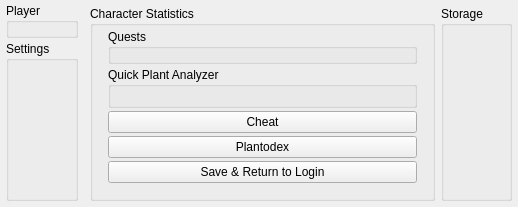
<?xml version="1.0" encoding="UTF-8"?>
<ui version="4.0">
 <class>GameState</class>
 <widget class="QWidget" name="GameState">
  <property name="enabled">
   <bool>true</bool>
  </property>
  <property name="geometry">
   <rect>
    <x>0</x>
    <y>0</y>
    <width>510</width>
    <height>205</height>
   </rect>
  </property>
  <property name="sizePolicy">
   <sizepolicy hsizetype="Preferred" vsizetype="Preferred">
    <horstretch>0</horstretch>
    <verstretch>0</verstretch>
   </sizepolicy>
  </property>
  <property name="windowTitle">
   <string>Form</string>
  </property>
  <layout class="QGridLayout" name="gridLayout">
   <property name="leftMargin">
    <number>0</number>
   </property>
   <property name="topMargin">
    <number>0</number>
   </property>
   <property name="rightMargin">
    <number>0</number>
   </property>
   <property name="bottomMargin">
    <number>0</number>
   </property>
   <property name="spacing">
    <number>0</number>
   </property>
   <item row="0" column="0">
    <layout class="QGridLayout" name="gameContainer">
     <property name="leftMargin">
      <number>6</number>
     </property>
     <property name="topMargin">
      <number>0</number>
     </property>
     <property name="rightMargin">
      <number>6</number>
     </property>
     <property name="bottomMargin">
      <number>6</number>
     </property>
     <property name="spacing">
      <number>6</number>
     </property>
     <item row="1" column="1" rowspan="2">
      <widget class="QWidget" name="worldBox" native="true">
       <layout class="QGridLayout" name="gridLayout_3">
        <property name="leftMargin">
         <number>0</number>
        </property>
        <property name="topMargin">
         <number>6</number>
        </property>
        <property name="rightMargin">
         <number>0</number>
        </property>
        <property name="bottomMargin">
         <number>0</number>
        </property>
        <property name="spacing">
         <number>0</number>
        </property>
       </layout>
      </widget>
     </item>
     <item row="1" column="0" rowspan="2">
      <widget class="QWidget" name="leftBox" native="true">
       <layout class="QGridLayout" name="gridLayout_5">
        <property name="leftMargin">
         <number>0</number>
        </property>
        <property name="topMargin">
         <number>3</number>
        </property>
        <property name="rightMargin">
         <number>0</number>
        </property>
        <property name="bottomMargin">
         <number>0</number>
        </property>
        <property name="horizontalSpacing">
         <number>0</number>
        </property>
        <property name="verticalSpacing">
         <number>3</number>
        </property>
        <item row="1" column="0">
         <widget class="QGroupBox" name="settingsBox">
          <property name="title">
           <string>Settings</string>
          </property>
          <layout class="QFormLayout" name="formLayout_3">
           <property name="horizontalSpacing">
            <number>0</number>
           </property>
           <property name="verticalSpacing">
            <number>3</number>
           </property>
           <property name="topMargin">
            <number>3</number>
           </property>
           <property name="bottomMargin">
            <number>9</number>
           </property>
          </layout>
         </widget>
        </item>
        <item row="0" column="0">
         <widget class="QGroupBox" name="playerBox">
          <property name="sizePolicy">
           <sizepolicy hsizetype="Preferred" vsizetype="Maximum">
            <horstretch>0</horstretch>
            <verstretch>0</verstretch>
           </sizepolicy>
          </property>
          <property name="title">
           <string>Player</string>
          </property>
          <layout class="QFormLayout" name="formLayout_4">
           <property name="horizontalSpacing">
            <number>0</number>
           </property>
           <property name="verticalSpacing">
            <number>3</number>
           </property>
           <property name="topMargin">
            <number>3</number>
           </property>
           <property name="bottomMargin">
            <number>9</number>
           </property>
          </layout>
         </widget>
        </item>
       </layout>
      </widget>
     </item>
     <item row="2" column="2">
      <widget class="QGroupBox" name="charStatsBox">
       <property name="enabled">
        <bool>true</bool>
       </property>
       <property name="sizePolicy">
        <sizepolicy hsizetype="Preferred" vsizetype="Preferred">
         <horstretch>0</horstretch>
         <verstretch>0</verstretch>
        </sizepolicy>
       </property>
       <property name="title">
        <string>Character Statistics</string>
       </property>
       <layout class="QGridLayout" name="gridLayout_2">
        <property name="leftMargin">
         <number>15</number>
        </property>
        <property name="topMargin">
         <number>3</number>
        </property>
        <property name="rightMargin">
         <number>15</number>
        </property>
        <property name="bottomMargin">
         <number>15</number>
        </property>
        <property name="horizontalSpacing">
         <number>0</number>
        </property>
        <property name="verticalSpacing">
         <number>3</number>
        </property>
        <item row="4" column="1">
         <widget class="QPushButton" name="plantodexButton">
          <property name="sizePolicy">
           <sizepolicy hsizetype="Minimum" vsizetype="Fixed">
            <horstretch>0</horstretch>
            <verstretch>0</verstretch>
           </sizepolicy>
          </property>
          <property name="text">
           <string>Plantodex</string>
          </property>
         </widget>
        </item>
        <item row="3" column="1">
         <widget class="QPushButton" name="pushButton">
          <property name="sizePolicy">
           <sizepolicy hsizetype="Minimum" vsizetype="Fixed">
            <horstretch>0</horstretch>
            <verstretch>0</verstretch>
           </sizepolicy>
          </property>
          <property name="text">
           <string>Cheat</string>
          </property>
         </widget>
        </item>
        <item row="2" column="1">
         <widget class="QGroupBox" name="quickPlantAnalyzerContainer">
          <property name="sizePolicy">
           <sizepolicy hsizetype="Expanding" vsizetype="Expanding">
            <horstretch>0</horstretch>
            <verstretch>0</verstretch>
           </sizepolicy>
          </property>
          <property name="title">
           <string>Quick Plant Analyzer</string>
          </property>
          <layout class="QFormLayout" name="formLayout_2"/>
         </widget>
        </item>
        <item row="1" column="1">
         <widget class="QGroupBox" name="levelContainer">
          <property name="sizePolicy">
           <sizepolicy hsizetype="Expanding" vsizetype="Expanding">
            <horstretch>0</horstretch>
            <verstretch>0</verstretch>
           </sizepolicy>
          </property>
          <property name="minimumSize">
           <size>
            <width>309</width>
            <height>0</height>
           </size>
          </property>
          <property name="title">
           <string>Quests</string>
          </property>
          <layout class="QFormLayout" name="formLayout">
           <property name="verticalSpacing">
            <number>0</number>
           </property>
           <property name="topMargin">
            <number>3</number>
           </property>
          </layout>
         </widget>
        </item>
        <item row="5" column="1">
         <widget class="QPushButton" name="exit">
          <property name="text">
           <string>Save &amp;&amp; Return to Login</string>
          </property>
         </widget>
        </item>
       </layout>
      </widget>
     </item>
     <item row="2" column="3">
      <widget class="QGroupBox" name="inventoryBox">
       <property name="title">
        <string>Storage</string>
       </property>
       <layout class="QGridLayout" name="gridLayout_4">
        <property name="leftMargin">
         <number>15</number>
        </property>
        <property name="topMargin">
         <number>3</number>
        </property>
        <property name="rightMargin">
         <number>15</number>
        </property>
        <property name="bottomMargin">
         <number>15</number>
        </property>
        <property name="horizontalSpacing">
         <number>0</number>
        </property>
        <property name="verticalSpacing">
         <number>3</number>
        </property>
       </layout>
      </widget>
     </item>
    </layout>
   </item>
  </layout>
 </widget>
 <resources/>
 <connections/>
</ui>
